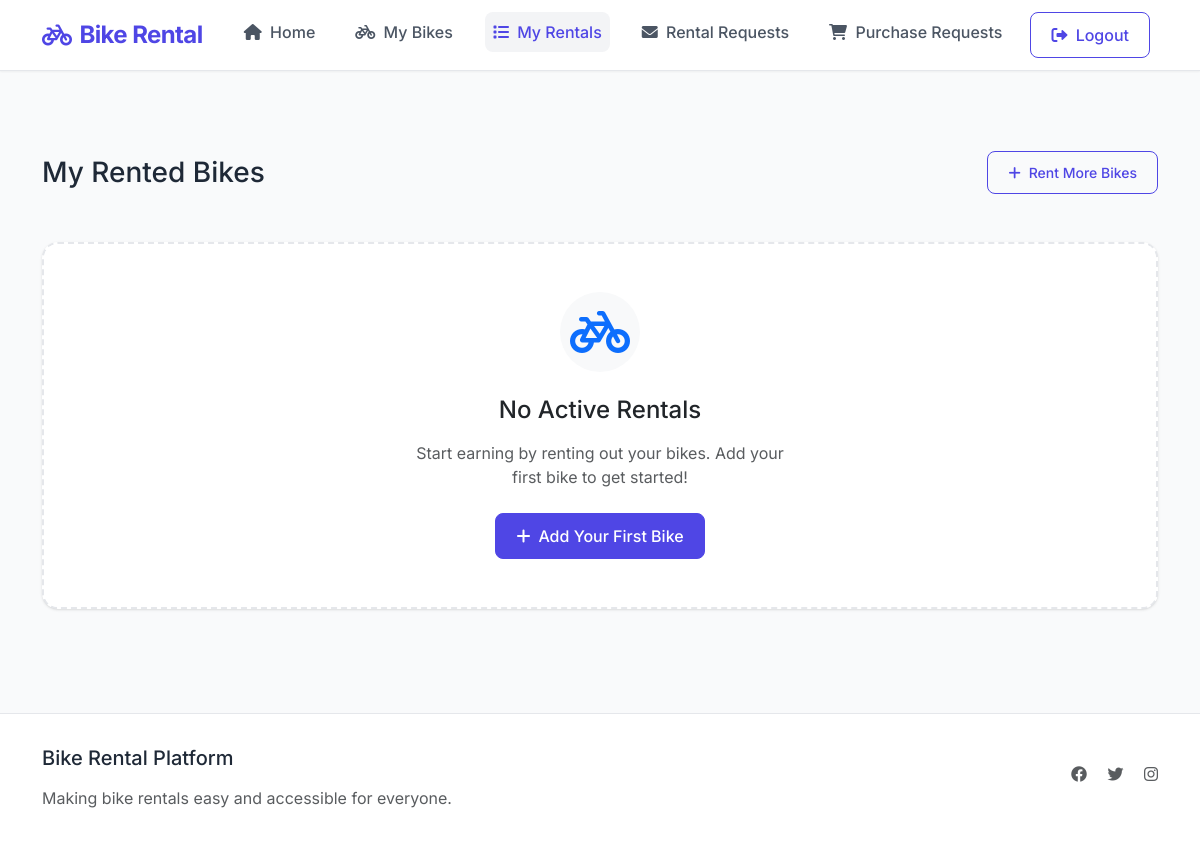
Before: /rentals/my-rentals (signed in) with the older database file.
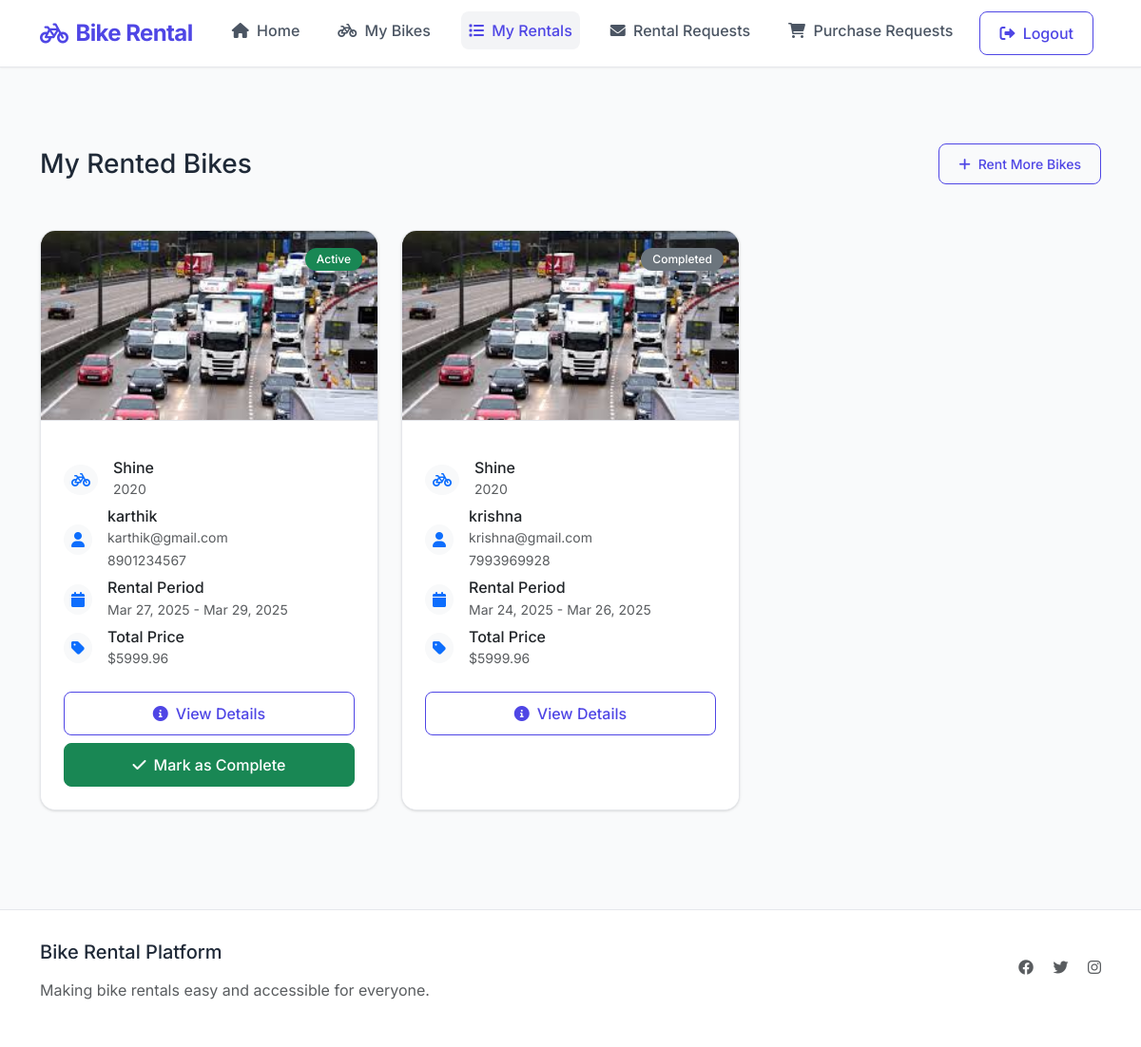
After: the same page with the newer database file.
### app.py (models this page shows)
class Rental(db.Model):
    id = db.Column(db.Integer, primary_key=True)
    bike_id = db.Column(db.Integer, db.ForeignKey('bike.id'), nullable=False)
    renter_id = db.Column(db.Integer, db.ForeignKey('user.id'), nullable=False)
    owner_id = db.Column(db.Integer, db.ForeignKey('user.id'), nullable=False)
    start_date = db.Column(db.DateTime, nullable=False)
    end_date = db.Column(db.DateTime, nullable=False)
    total_price = db.Column(db.Float, nullable=False)
    status = db.Column(db.String(20), nullable=False, default='pending')  # pending, active, completed, cancelled
    created_at = db.Column(db.DateTime, default=datetime.utcnow)

class Bike(db.Model):
    id = db.Column(db.Integer, primary_key=True)
    created_at = db.Column(db.DateTime, default=datetime.utcnow)
    brand = db.Column(db.String(50), nullable=False)
    model = db.Column(db.String(100), nullable=False)
    year = db.Column(db.Integer, nullable=False)
    engine_cc = db.Column(db.Integer, nullable=False)
    km_driven = db.Column(db.Integer, nullable=False)
    mileage = db.Column(db.Float, nullable=False)
    condition = db.Column(db.String(50), nullable=False)
    description = db.Column(db.Text, nullable=False)
    owner_id = db.Column(db.Integer, db.ForeignKey('user.id'), nullable=False)
    is_available = db.Column(db.Boolean, default=True)
    listing_type = db.Column(db.String(10), nullable=False)  # 'rent' or 'sale'
    price_per_day = db.Column(db.Float, nullable=True)
    sale_price = db.Column(db.Float, nullable=True)
    image_url_1 = db.Column(db.String(200))
    image_url_2 = db.Column(db.String(200))
    image_url_3 = db.Column(db.String(200))
    rentals = db.relationship('Rental', backref='bike', lazy=True)
    rental_requests = db.relationship('RentalRequest', backref='bike', lazy=True)
    bike_purchases = db.relationship('Purchase', backref=db.backref('bike_details', lazy=True))

class User(db.Model):
    id = db.Column(db.Integer, primary_key=True)
    username = db.Column(db.String(80), unique=True, nullable=False)
    email = db.Column(db.String(120), unique=True, nullable=False)
    password_hash = db.Column(db.String(128))
    mobile = db.Column(db.String(15))
    owned_bikes = db.relationship('Bike', backref=db.backref('owner_user', lazy=True), foreign_keys='Bike.owner_id')
    purchases_made = db.relationship('Purchase', foreign_keys='Purchase.buyer_id', backref=db.backref('buyer_user', lazy=True))
    purchases_sold = db.relationship('Purchase', foreign_keys='Purchase.seller_id', backref=db.backref('seller_user', lazy=True))
    rentals_given = db.relationship('Rental', foreign_keys='Rental.owner_id', backref='owner', lazy=True)
    rentals_taken = db.relationship('Rental', foreign_keys='Rental.renter_id', backref='renter', lazy=True)

### app.py (the view)
@app.route('/rentals/my-rentals')
@login_required
def my_rentals():
    my_rentals = Rental.query.filter_by(
        renter_id=session['user_id']
    ).order_by(Rental.created_at.desc()).all()
    owned_bikes = Bike.query.filter_by(owner_id=session['user_id']).with_entities(Bike.id).all()
    owned_bike_ids = [bike[0] for bike in owned_bikes]
    rentals_of_my_bikes = Rental.query.filter(
        Rental.bike_id.in_(owned_bike_ids)
    ).order_by(Rental.created_at.desc()).all() if owned_bike_ids else []
    print(f"User ID: {session['user_id']}")
    print(f"My rentals count: {len(my_rentals)}")
    print(f"Rentals of my bikes count: {len(rentals_of_my_bikes)}")
    return render_template('my_rentals.html',
                         my_rentals=my_rentals,
                         rentals_of_my_bikes=rentals_of_my_bikes)

### app.py (called while the page is built)
def login_required(f):
    @wraps(f)
    def decorated_function(*args, **kwargs):
        if not session.get('user_id'):
            flash('Please login first')
            return redirect(url_for('login'))
        return f(*args, **kwargs)
    return decorated_function

@app.context_processor
def utility_processor():
    def get_pending_requests_count():
        if not session.get('user_id'):
            return 0
        return RentalRequest.query.join(Bike).filter(
            Bike.owner_id == session['user_id'],
            RentalRequest.status == 'pending'
        ).count()
    return dict(pending_requests_count=get_pending_requests_count())

### templates/my_rentals.html (shortened to what this page needs)
{% extends "base.html" %}
{% block content %}
<div class="container py-4">
    <div class="mb-5">
        <div class="d-flex justify-content-between align-items-center mb-4">
            <h2 class="h3 mb-0">My Rented Bikes</h2>
            <a href="{{ url_for('index') }}" class="btn btn-outline-primary btn-sm">
                <i class="fas fa-plus me-2"></i>Rent More Bikes
            </a>
        </div>
    </div>
        {% if rentals_of_my_bikes %}
            <div class="row g-4">
                {% for rental in rentals_of_my_bikes %}
                    <div class="col-md-6 col-lg-4">
                        <div class="card h-100 position-relative">
                            <div class="position-absolute top-0 end-0 m-3 z-1">
                                <span class="badge {% if rental.status == 'active' %}bg-success{% elif rental.status == 'pending' %}bg-warning{% else %}bg-secondary{% endif %}">
                                    {{ rental.status|title }}
                                </span>
                            </div>
                            {% if rental.bike.image_url_1 %}
                                <img src="../static/{{ rental.bike.image_url_1.replace('\\', '/') }}"
                                     class="card-img-top" alt="{{ rental.bike.name }}"
                                     style="height: 200px; object-fit: cover;">
                            {% else %}
                                <div class="card-img-top bg-light d-flex align-items-center justify-content-center" style="height: 200px;">
                                    <i class="fas fa-bicycle fa-3x text-muted"></i>
                                </div>
                            {% endif %}
                            <div class="card-body">
                                <div class="mb-4">
                                    <div class="d-flex align-items-center mb-2">
                                        <div class="flex-shrink-0 me-3">
                                            <span class="bg-light rounded-circle p-2 d-inline-flex">
                                                <i class="fas fa-bicycle text-primary"></i>
                                            </span>
                                        </div>
                                        <div class="flex-grow-1">
                                            <h6 class="mb-0">{{ rental.bike.model }}</h6>
                                            <small class="text-muted">{{ rental.bike.year }}</small>
                                        </div>
                                    </div>
                                    <div class="d-flex align-items-center mb-2">
                                        <div class="flex-shrink-0 me-3">
                                            <span class="bg-light rounded-circle p-2 d-inline-flex">
                                                <i class="fas fa-user text-primary"></i>
                                            </span>
                                        </div>
                                        <div class="flex-grow-1">
                                            <h6 class="mb-0">{{ rental.renter.username }}</h6>
                                            <small class="text-muted">{{ rental.renter.email }}</small>
                                            {% if rental.renter.mobile %}
                                                <br><small class="text-muted">{{ rental.renter.mobile }}</small>
                                            {% endif %}
                                        </div>
                                    </div>
                                    <div class="d-flex align-items-center mb-2">
                                        <div class="flex-shrink-0 me-3">
                                            <span class="bg-light rounded-circle p-2 d-inline-flex">
                                                <i class="fas fa-calendar text-primary"></i>
                                            </span>
                                        </div>
                                        <div class="flex-grow-1">
                                            <h6 class="mb-0">Rental Period</h6>
                                            <small class="text-muted">
                                                {{ rental.start_date.strftime('%b %d, %Y') }} - {{ rental.end_date.strftime('%b %d, %Y') }}
                                            </small>
                                        </div>
                                    </div>
                                    <div class="d-flex align-items-center">
                                        <div class="flex-shrink-0 me-3">
                                            <span class="bg-light rounded-circle p-2 d-inline-flex">
                                                <i class="fas fa-tag text-primary"></i>
                                            </span>
                                        </div>
                                        <div class="flex-grow-1">
                                            <h6 class="mb-0">Total Price</h6>
                                            <small class="text-muted">${{ "%.2f"|format(rental.total_price) }}</small>
                                        </div>
                                    </div>
                                </div>
                                <div class="d-grid gap-2">
                                    <a href="{{ url_for('view_bike', bike_id=rental.bike.id) }}"
                                       class="btn btn-outline-primary">
                                        <i class="fas fa-info-circle me-2"></i>View Details
                                    </a>
                                    {% if rental.status == 'active' %}
                                        <button type="button" class="btn btn-success"
                                                onclick="markRentalComplete({{ rental.id }})">
                                            <i class="fas fa-check me-2"></i>Mark as Complete
                                        </button>
                                    {% endif %}
                                </div>
                            </div>
                        </div>
                    </div>
                {% endfor %}
            </div>
        {% else %}
            <div class="card border-dashed">
                <div class="card-body text-center py-5">
                    <div class="empty-state-container">
                        <div class="empty-state-icon bg-light rounded-circle mx-auto mb-4">
                            <i class="fas fa-bicycle fa-3x text-primary"></i>
                        </div>
                        <h3 class="h4 mb-3">No Active Rentals</h3>
                        <p class="text-muted mb-4">Start earning by renting out your bikes. Add your first bike to get started!</p>
                        <a href="{{ url_for('add_bike') }}" class="btn btn-primary">
                            <i class="fas fa-plus me-2"></i>Add Your First Bike
                        </a>
                    </div>
                </div>
            </div>
        {% endif %}
    </div>
{% endblock %}

### templates/base.html (shortened to what this page needs)
<!DOCTYPE html>
<html lang="en" class="min-vh-100">
<head>
    <link href="https://cdn.jsdelivr.net/npm/bootstrap@5.3.0/dist/css/bootstrap.min.css" rel="stylesheet">
    <link href="https://cdnjs.cloudflare.com/ajax/libs/font-awesome/6.0.0/css/all.min.css" rel="stylesheet">
</head>
<body>
    <nav class="navbar navbar-expand-lg sticky-top">
        <div class="container">
            <a class="navbar-brand d-flex align-items-center" href="{{ url_for('index') }}">
                <i class="fas fa-bicycle me-2"></i>
                Bike Rental
            </a>
            <div class="collapse navbar-collapse" id="navbarNav">
                <ul class="navbar-nav ms-auto">
                    <li class="nav-item">
                        <a class="nav-link {% if request.endpoint == 'index' %}active{% endif %}" href="{{ url_for('index') }}">
                            <i class="fas fa-home me-1"></i> Home
                        </a>
                    </li>
                    {% if session.get('user_id') %}
                        <li class="nav-item">
                            <a class="nav-link {% if request.endpoint == 'my_bikes' %}active{% endif %}" href="{{ url_for('my_bikes') }}">
                                <i class="fas fa-bicycle me-1"></i> My Bikes
                            </a>
                        </li>
                        <li class="nav-item">
                            <a class="nav-link {% if request.endpoint == 'my_rentals' %}active{% endif %}" href="{{ url_for('my_rentals') }}">
                                <i class="fas fa-list me-1"></i> My Rentals
                            </a>
                        </li>
                        <li class="nav-item">
                            <a class="nav-link {% if request.endpoint == 'my_rental_requests' %}active{% endif %}" href="{{ url_for('my_rental_requests') }}">
                                <i class="fas fa-envelope me-1"></i> Rental Requests
                            </a>
                        </li>
                        <li class="nav-item">
                            <a class="nav-link {% if request.endpoint == 'my_purchase_requests' %}active{% endif %}" href="{{ url_for('my_purchase_requests') }}">
                                <i class="fas fa-shopping-cart me-1"></i> Purchase Requests
                            </a>
                        </li>
                        <li class="nav-item ms-2">
                            <a class="btn btn-outline-primary" href="{{ url_for('logout') }}">
                                <i class="fas fa-sign-out-alt me-1"></i> Logout
                            </a>
                        </li>
                    {% endif %}
                </ul>
            </div>
        </div>
    </nav>
    <main>
        {% block content %}{% endblock %}
    </main>
    <footer class="footer">
        <div class="container">
            <div class="row">
                <div class="col-md-6">
                    <h5 class="mb-3">Bike Rental Platform</h5>
                    <p class="text-muted">Making bike rentals easy and accessible for everyone.</p>
                </div>
                <div class="col-md-6 text-md-end">
                    <div class="mt-3">
                        <a href="#" class="text-muted me-3"><i class="fab fa-facebook"></i></a>
                        <a href="#" class="text-muted me-3"><i class="fab fa-twitter"></i></a>
                        <a href="#" class="text-muted"><i class="fab fa-instagram"></i></a>
                    </div>
                </div>
            </div>
        </div>
    </footer>
</body>
</html>

Changed rows visible on the page:
added Rental: status "Active", bike.model "Shine", bike.year "2020", renter.username "karthik", renter.email "karthik@gmail.com", renter.mobile "8901234567", start_date "Mar 27, 2025", end_date "Mar 29, 2025", total_price "5999.96"
added Rental: status "Completed", bike.model "Shine", bike.year "2020", renter.username "krishna", renter.email "krishna@gmail.com", renter.mobile "7993969928", start_date "Mar 24, 2025", end_date "Mar 26, 2025", total_price "5999.96"
Other visible differences:
text no longer shown: "No Active Rentals Start earning by renting out your bikes. Add your first bike to get started! Add Your First Bike"
